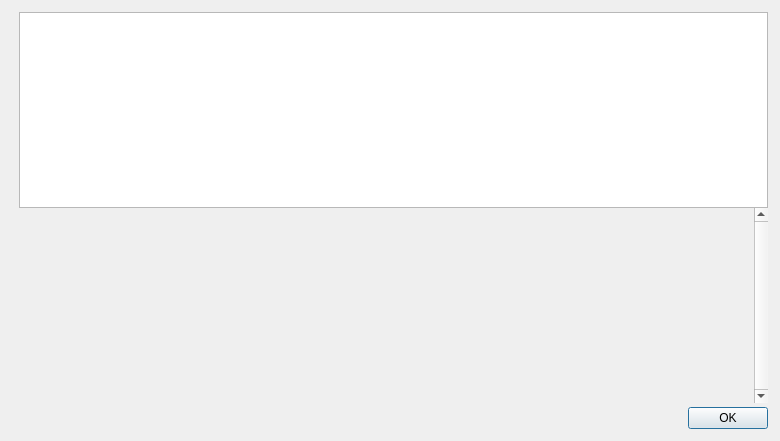
<?xml version="1.0" encoding="UTF-8"?>
<ui version="4.0">
 <class>HelpMessageDialog</class>
 <widget class="QDialog" name="HelpMessageDialog">
  <property name="geometry">
   <rect>
    <x>0</x>
    <y>0</y>
    <width>780</width>
    <height>441</height>
   </rect>
  </property>
  <layout class="QHBoxLayout" name="horizontalLayout_2">
   <property name="spacing">
    <number>0</number>
   </property>
   <property name="leftMargin">
    <number>12</number>
   </property>
   <property name="topMargin">
    <number>12</number>
   </property>
   <property name="rightMargin">
    <number>12</number>
   </property>
   <property name="bottomMargin">
    <number>12</number>
   </property>
   <item>
    <layout class="QVBoxLayout" name="verticalLayoutLogo" stretch="0,0">
     <property name="leftMargin">
      <number>0</number>
     </property>
     <property name="topMargin">
      <number>4</number>
     </property>
     <property name="rightMargin">
      <number>0</number>
     </property>
     <item>
      <widget class="QLabel" name="aboutLogo">
       <property name="sizePolicy">
        <sizepolicy hsizetype="Preferred" vsizetype="Ignored">
         <horstretch>0</horstretch>
         <verstretch>0</verstretch>
        </sizepolicy>
       </property>
       <property name="maximumSize">
        <size>
         <width>100</width>
         <height>100</height>
        </size>
       </property>
       <property name="pixmap">
        <pixmap resource="../bitcoin.qrc">:/images/cruzado</pixmap>
       </property>
       <property name="scaledContents">
        <bool>true</bool>
       </property>
       <property name="alignment">
        <set>Qt::AlignLeading|Qt::AlignLeft|Qt::AlignTop</set>
       </property>
      </widget>
     </item>
     <item>
      <widget class="QFrame" name="frame">
       <property name="frameShape">
        <enum>QFrame::NoFrame</enum>
       </property>
       <property name="frameShadow">
        <enum>QFrame::Raised</enum>
       </property>
      </widget>
     </item>
    </layout>
   </item>
   <item>
    <layout class="QVBoxLayout" name="verticalLayout">
     <item>
      <widget class="QTextEdit" name="helpMessage">
       <property name="readOnly">
        <bool>true</bool>
       </property>
      </widget>
     </item>
     <item>
      <widget class="QScrollArea" name="scrollArea">
       <property name="frameShape">
        <enum>QFrame::NoFrame</enum>
       </property>
       <property name="verticalScrollBarPolicy">
        <enum>Qt::ScrollBarAlwaysOn</enum>
       </property>
       <property name="widgetResizable">
        <bool>true</bool>
       </property>
       <widget class="QWidget" name="scrollAreaWidgetContents">
        <property name="geometry">
         <rect>
          <x>0</x>
          <y>0</y>
          <width>638</width>
          <height>176</height>
         </rect>
        </property>
        <layout class="QVBoxLayout" name="verticalLayout_2">
         <item>
          <widget class="QLabel" name="aboutMessage">
           <property name="cursor">
            <cursorShape>IBeamCursor</cursorShape>
           </property>
           <property name="textFormat">
            <enum>Qt::PlainText</enum>
           </property>
           <property name="alignment">
            <set>Qt::AlignLeading|Qt::AlignLeft|Qt::AlignTop</set>
           </property>
           <property name="openExternalLinks">
            <bool>true</bool>
           </property>
           <property name="textInteractionFlags">
            <set>Qt::LinksAccessibleByMouse|Qt::TextSelectableByKeyboard|Qt::TextSelectableByMouse</set>
           </property>
          </widget>
         </item>
        </layout>
       </widget>
      </widget>
     </item>
     <item>
      <spacer name="verticalSpacer">
       <property name="orientation">
        <enum>Qt::Vertical</enum>
       </property>
       <property name="sizeType">
        <enum>QSizePolicy::Fixed</enum>
       </property>
       <property name="sizeHint" stdset="0">
        <size>
         <width>4</width>
         <height>4</height>
        </size>
       </property>
      </spacer>
     </item>
     <item>
      <widget class="QDialogButtonBox" name="okButton">
       <property name="orientation">
        <enum>Qt::Horizontal</enum>
       </property>
       <property name="standardButtons">
        <set>QDialogButtonBox::Ok</set>
       </property>
      </widget>
     </item>
    </layout>
   </item>
  </layout>
 </widget>
 <resources>
  <include location="../bitcoin.qrc"/>
 </resources>
 <connections>
  <connection>
   <sender>okButton</sender>
   <signal>accepted()</signal>
   <receiver>HelpMessageDialog</receiver>
   <slot>accept()</slot>
   <hints>
    <hint type="sourcelabel">
     <x>20</x>
     <y>20</y>
    </hint>
    <hint type="destinationlabel">
     <x>20</x>
     <y>20</y>
    </hint>
   </hints>
  </connection>
  <connection>
   <sender>okButton</sender>
   <signal>rejected()</signal>
   <receiver>HelpMessageDialog</receiver>
   <slot>reject()</slot>
   <hints>
    <hint type="sourcelabel">
     <x>20</x>
     <y>20</y>
    </hint>
    <hint type="destinationlabel">
     <x>20</x>
     <y>20</y>
    </hint>
   </hints>
  </connection>
 </connections>
</ui>
